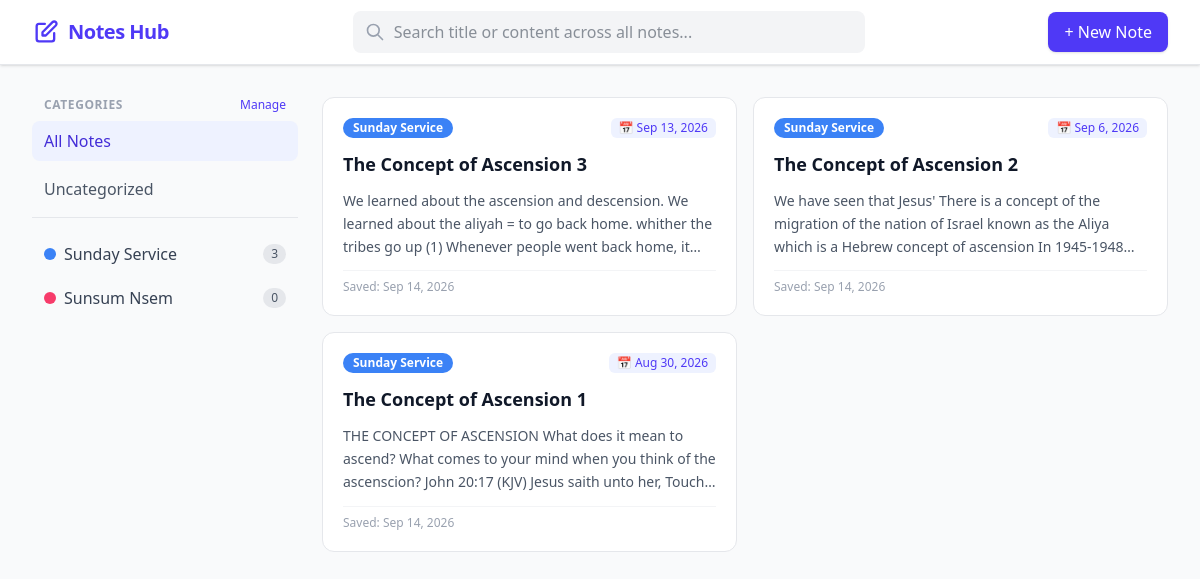
Before: / with the older database file.
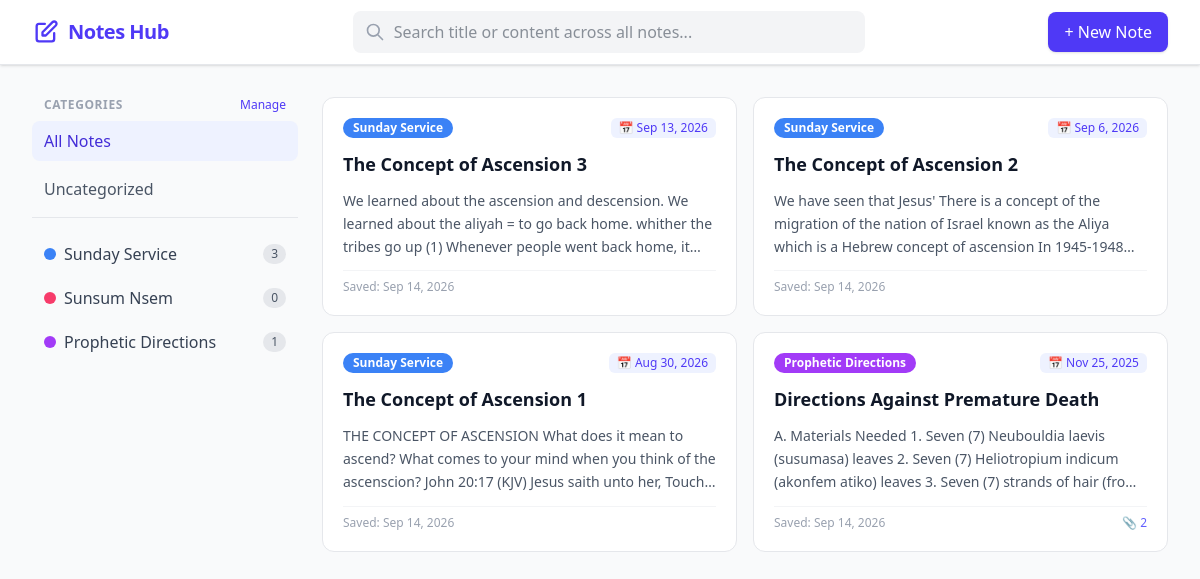
After: the same page with the newer database file.
### notes/models.py (models this page shows, shortened)
class Category(models.Model):
    name = models.CharField(max_length=100, unique=True)
    slug = models.SlugField(unique=True, blank=True)
    color = models.CharField(max_length=7, default='#3B82F6')
    class Meta:
        verbose_name_plural = "Categories"

class Note(models.Model):
    title = models.CharField(max_length=255)
    content = models.TextField()
    category = models.ForeignKey(
        'Category',
        on_delete=models.SET_NULL,
        null=True,
        blank=True,
        related_name='notes'
    )
    service_date = models.DateField(default=timezone.now, help_text="Date of the service/event")
    created_at = models.DateTimeField(auto_now_add=True)
    updated_at = models.DateTimeField(auto_now=True)

### notes/views.py (the view, shortened to what this page needs)
# urls.py: path('', views.note_list, name='note_list'),
def note_list(request):
    query = request.GET.get('q', '').strip()
    category_id = request.GET.get('category', '')
    notes = Note.objects.all().order_by('-service_date')
    search_results = []
    categories = Category.objects.all()
    return render(request, 'notes/note_list.html', {
        'notes': notes,
        'categories': categories,
        'query': query,
        'search_results': search_results,
        'selected_category': category_id,
    })

### notes/templates/notes/note_list.html (shortened to what this page needs)
{% extends 'notes/base.html' %}
{% load note_tags %}
{% block content %}
<div class="grid grid-cols-1 lg:grid-cols-4 gap-6" x-data="{ previewNote: null, showPreview: false }">
    <aside class="space-y-2">
        <div class="flex items-center justify-between px-3 mb-2">
            <h3 class="text-xs font-semibold text-gray-400 uppercase tracking-wider">Categories</h3>
            <a href="{% url 'category_list' %}" class="text-xs text-indigo-600 hover:text-indigo-800 font-medium">Manage</a>
        </div>
        <a href="{% url 'note_list' %}" class="block px-3 py-2 rounded-lg font-medium {% if not selected_category %}bg-indigo-50 text-indigo-700{% else %}text-gray-600 hover:bg-gray-100{% endif %}">
            All Notes
        </a>
        <a href="{% url 'note_list' %}?category=none" class="block px-3 py-2 rounded-lg font-medium {% if selected_category == 'none' %}bg-indigo-50 text-indigo-700{% else %}text-gray-600 hover:bg-gray-100{% endif %}">
            Uncategorized
        </a>
        <div class="pt-4 border-t border-gray-200 space-y-1">
            {% for cat in categories %}
                <a href="{% url 'note_list' %}?category={{ cat.id }}" class="flex items-center justify-between px-3 py-2 rounded-lg text-gray-700 hover:bg-gray-100 transition">
                    <span class="flex items-center space-x-2">
                        <span class="w-3 h-3 rounded-full" style="background-color: {{ cat.color }}"></span>
                        <span>{{ cat.name }}</span>
                    </span>
                    <span class="text-xs bg-gray-200 text-gray-600 px-2 py-0.5 rounded-full">{{ cat.notes.count }}</span>
                </a>
            {% endfor %}
        </div>
    </aside>
    <section class="lg:col-span-3">
        {% if query %}
            <div class="mb-6 pb-4 border-b border-gray-200 flex items-center justify-between">
                <div class="text-sm text-gray-600">
                    Found <span class="font-bold text-gray-900">{{ search_results|length }}</span> notes containing: <span class="font-bold text-indigo-600 bg-indigo-50 px-2 py-1 rounded">"{{ query }}"</span>
                </div>
                <a href="{% url 'note_list' %}" class="text-xs text-gray-500 hover:text-gray-900 bg-gray-100 px-3 py-1.5 rounded-md transition">Clear Search</a>
            </div>
            <div class="space-y-6">
                {% for result in search_results %}
                    <div class="bg-white p-5 rounded-xl border border-gray-200 shadow-sm hover:border-indigo-300 transition">
                        <div class="flex items-center justify-between mb-3">
                            <h2 class="text-lg font-bold text-gray-900">
                                {% if result.title_match %}
                                    {{ result.note.title|highlight:query }}
                                {% else %}
                                    {{ result.note.title }}
                                {% endif %}
                            </h2>
                            <div class="flex space-x-2">
                                <button type="button"
                                        @click="previewNote = { title: '{{ result.note.title|escapejs }}', content: `{{ result.note.content|escapejs }}` }; showPreview = true;"
                                        class="px-3 py-1 bg-gray-50 hover:bg-gray-100 text-gray-600 text-xs font-medium rounded border border-gray-200 transition">
                                    Preview
                                </button>
                                <a href="{% url 'note_detail' result.note.pk %}?q={{ query|urlencode }}" class="px-3 py-1 bg-indigo-50 hover:bg-indigo-100 text-indigo-700 text-xs font-medium rounded border border-indigo-100 transition flex items-center">
                                    Open Note &rarr;
                                </a>
                            </div>
                        </div>
                        <div class="text-xs text-gray-400 mb-4 flex items-center space-x-3">
                            <span>Service: {{ result.note.service_date|date:"M j, Y" }}</span>
                            {% if result.note.category %}
                                <span class="px-2 py-0.5 rounded-full text-white" style="background-color: {{ result.note.category.color }}">{{ result.note.category.name }}</span>
                            {% endif %}
                        </div>
                        {% if result.snippets %}
                            <div class="bg-gray-50 rounded-lg p-4 space-y-3 border-l-4 border-amber-300">
                                {% for snippet in result.snippets %}
                                    <div class="text-sm text-gray-700 flex items-start">
                                        <span class="text-gray-400 mr-2 mt-0.5">↳</span>
                                        <p>... {{ snippet.highlighted }} ...</p>
                                    </div>
                                {% endfor %}
                            </div>
                        {% else %}
                            <div class="text-sm text-gray-500 italic bg-gray-50 p-3 rounded">
                                (Match found only in title)
                            </div>
                        {% endif %}
                    </div>
                {% empty %}
                    <div class="text-center py-12 bg-white rounded-xl border border-dashed border-gray-300">
                        <p class="text-gray-500 font-medium">No results found for "{{ query }}".</p>
                    </div>
                {% endfor %}
            </div>
        {% else %}
            <div class="grid grid-cols-1 md:grid-cols-2 gap-4">
                {% for note in notes %}
                    <a href="{% url 'note_detail' note.pk %}" class="block bg-white p-5 rounded-xl border border-gray-200 hover:shadow-md transition space-y-3">
                        <div class="flex items-center justify-between">
                            {% if note.category %}
                                <span class="text-xs font-semibold px-2.5 py-0.5 rounded-full text-white" style="background-color: {{ note.category.color }}">{{ note.category.name }}</span>
                            {% else %}
                                <span class="text-xs font-semibold px-2.5 py-0.5 rounded-full bg-gray-100 text-gray-500">Uncategorized</span>
                            {% endif %}
                            <span class="text-xs font-medium text-indigo-600 bg-indigo-50 px-2 py-0.5 rounded-md">
                                📅 {{ note.service_date|date:"M j, Y" }}
                            </span>
                        </div>
                        <h2 class="text-lg font-bold text-gray-900 truncate">{{ note.title }}</h2>
                        <p class="text-gray-600 text-sm line-clamp-3 leading-relaxed">{{ note.content }}</p>
                        <div class="text-xs text-gray-400 flex justify-between items-center pt-2 border-t border-gray-100">
                            <span>Saved: {{ note.created_at|date:"M d, Y" }}</span>
                            {% if note.attachments.exists %}
                                <span class="text-indigo-500">📎 {{ note.attachments.count }}</span>
                            {% endif %}
                        </div>
                    </a>
                {% empty %}
                    <div class="col-span-2 text-center py-12 bg-white rounded-xl border border-dashed border-gray-300">
                        <p class="text-gray-500 font-medium">No notes found.</p>
                    </div>
                {% endfor %}
            </div>
        {% endif %}
    </section>
</div>
{% endblock %}

### notes/templates/notes/base.html (shortened to what this page needs)
<!DOCTYPE html>
<html lang="en">
<head>
    {% load static %}
    <link rel="stylesheet" href="{% static 'css/styles.css' %}">
</head>
<body class="bg-gray-50 text-gray-800 min-h-screen flex flex-col">
    <header class="bg-white border-b border-gray-200 sticky top-0 z-30 shadow-sm">
        <div class="max-w-7xl mx-auto px-4 sm:px-6 lg:px-8 flex items-center justify-between h-16">
            <div class="flex items-center space-x-3">
                <a href="{% url 'note_list' %}" class="flex items-center space-x-2 text-indigo-600 font-bold text-xl tracking-tight">
                    <svg class="w-7 h-7" fill="none" stroke="currentColor" viewBox="0 0 24 24">
                        <path stroke-linecap="round" stroke-linejoin="round" stroke-width="2" d="M11 5H6a2 2 0 00-2 2v11a2 2 0 002 2h11a2 2 0 002-2v-5m-1.414-9.414a2 2 0 112.828 2.828L11.828 15H9v-2.828l8.586-8.586z"></path>
                    </svg>
                    <span>Notes Hub</span>
                </a>
            </div>
            <form action="{% url 'note_list' %}" method="GET" class="flex-1 max-w-lg mx-6">
                <div class="relative">
                    <input type="text" name="q" value="{{ query }}" placeholder="Search title or content across all notes..."
                           class="w-full pl-10 pr-4 py-2 bg-gray-100 border border-transparent rounded-lg focus:bg-white focus:border-indigo-500 focus:outline-none transition">
                    <div class="absolute inset-y-0 left-0 pl-3 flex items-center pointer-events-none text-gray-400">
                    </div>
                </div>
            </form>
            <div>
                <a href="{% url 'note_create' %}" class="inline-flex items-center px-4 py-2 bg-indigo-600 hover:bg-indigo-700 text-white font-medium rounded-lg shadow-sm transition">
                    + New Note
                </a>
            </div>
        </div>
    </header>
    <main class="flex-1 max-w-7xl w-full mx-auto px-4 sm:px-6 lg:px-8 py-8">
        {% block content %}{% endblock %}
    </main>
</body>
</html>

### notes/templates/notes/base.html (style rules this page uses)
body { font-family: 'Segoe UI', -apple-system, BlinkMacSystemFont, Roboto, 'Helvetica Neue', sans-serif; }

Changed rows visible on the page:
added Category: name "Prophetic Directions", notes.count "1"
added Note: category.name "Prophetic Directions", service_date "Nov 25, 2025", title "Directions Against Premature Death", content "A. Materials Needed 1. Seven (7) Neubouldia laevis (susumasa) leaves 2. Seven (7) Heliotropium indicum (akonfem atiko) leaves 3. Seven (7) strands of hair…", created_at "Sep 14, 2026", attachments.count "2"
